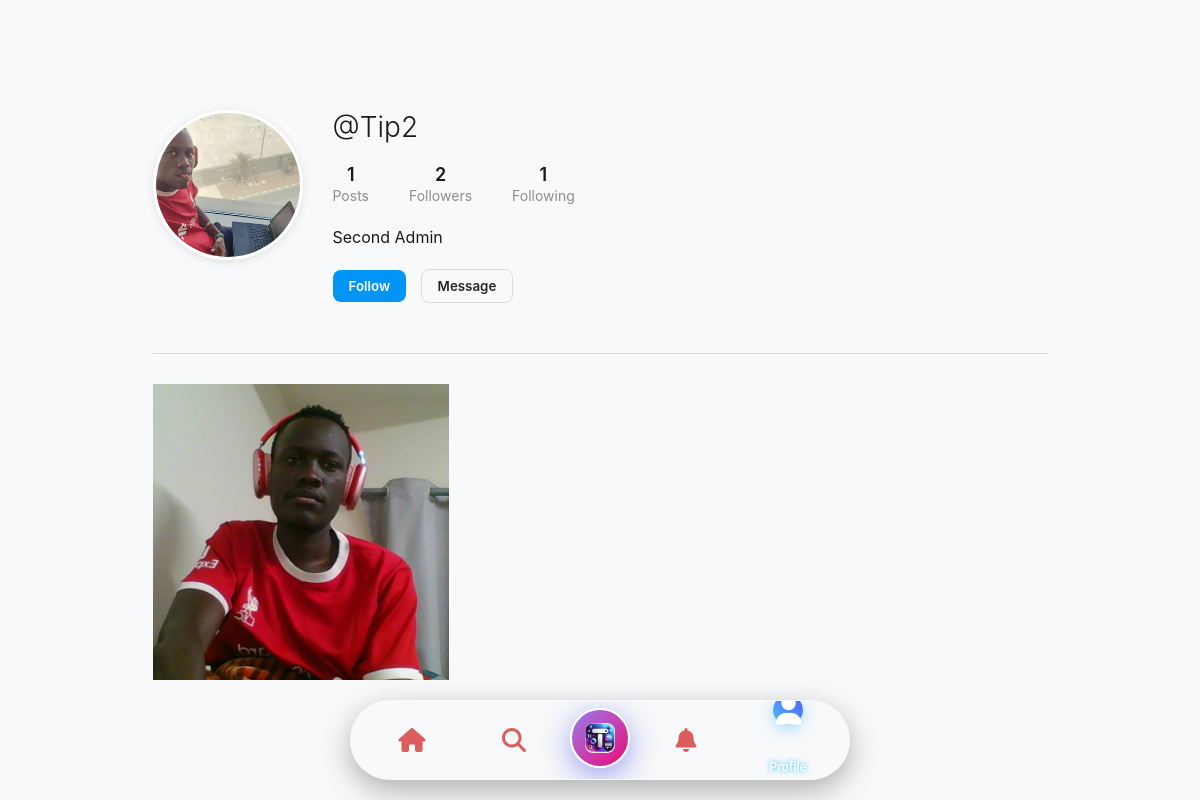
Before: /profile/Tip2/ (signed in) with the older database file.
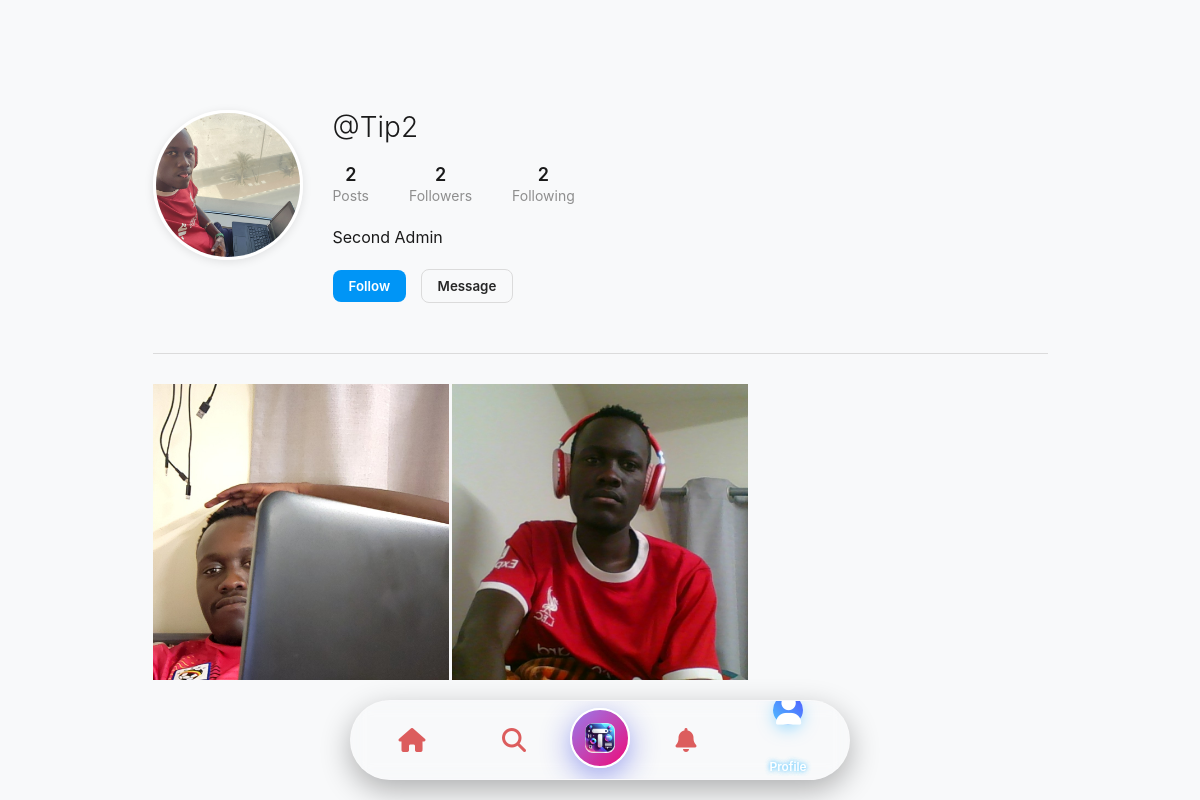
After: the same page with the newer database file.
### welcome/models.py (models this page shows, shortened)
class Profile(models.Model):
    user = models.OneToOneField(User, on_delete=models.CASCADE)
    bio = models.TextField(max_length=500, blank=True)
    profile_picture = models.ImageField(
        upload_to='profile_pictures/',
        default='profile_pictures/default_profile.jpg'
    )
    image = models.ImageField(
        upload_to='profile_pictures/',
        default='profile_pictures/default_profile.jpg'
    )
    follows = models.ManyToManyField(
        'self',
        related_name='followed_by',
        symmetrical=False,
        blank=True
    )

class Post(models.Model):
    CONTENT_TYPES = (
        ('image', 'Image'),
        ('video', 'Video'),
    )
    user = models.ForeignKey(User, on_delete=models.CASCADE, related_name='posts')
    content_type = models.CharField(max_length=10, choices=CONTENT_TYPES)
    media_file = models.FileField(upload_to=user_directory_path)
    caption = models.TextField(max_length=500, blank=True)
    hashtags = models.ManyToManyField('Hashtag', blank=True)
    mentions = models.ManyToManyField(User, related_name='mentioned_in', blank=True)
    location = models.CharField(max_length=100, blank=True)
    created_at = models.DateTimeField(auto_now_add=True)
    views = models.PositiveIntegerField(default=0)
    score = models.FloatField(default=0)  # For algorithmic ranking
    class Meta:
        ordering = ['-created_at']

### welcome/views.py (the view)
# urls.py: path('profile/<str:username>/', views.profile_view, name='profile'),
@login_required
@login_required
def profile_view(request, username):
    user = get_object_or_404(User, username=username)
    profile = get_object_or_404(Profile, user=user)
    if not profile.profile_picture:
        profile.profile_picture = 'profile_pictures/default_profile.jpg'
        profile.save()
    posts = Post.objects.filter(user=user).order_by('-created_at')
    context = {
        'user': user,
        'profile': profile,
        'profile_picture': profile.profile_picture.url if profile.profile_picture else None,
        'posts_count': posts.count(),
        'followers_count': profile.followed_by.count(),
        'following_count': profile.follows.count(),
        'likes_count': Like.objects.filter(post__user=user).count(),
        'posts': posts[:12],  # Limit to 12 posts
    }
    return render(request, 'profile.html', context)

### welcome/templates/profile.html (shortened to what this page needs)
{% include '_navbar.html' %}
{% load static %}
<!DOCTYPE html>
<html lang="en">
<head>
    <link rel="stylesheet" href="https://cdnjs.cloudflare.com/ajax/libs/font-awesome/6.4.0/css/all.min.css">
</head>
<body>
    <div class="profile-container">
        <div class="profile-header">
            <div class="profile-pic-container">
                {% if profile.profile_picture %}
                    <img src="{{ profile.profile_picture.url }}" alt="@{{ user.username }}" class="profile-pic">
                {% else %}
                    <img src="{% static 'images/default_profile.jpg' %}" alt="Default profile" class="profile-pic">
                {% endif %}
            </div>
            <div class="profile-info">
                <h1 class="username">@{{ user.username }}</h1>
                <div class="profile-stats">
                    <div class="stat">
                        <span class="stat-number">{{ posts_count }}</span>
                        <span class="stat-label">Posts</span>
                    </div>
                    <div class="stat">
                        <span class="stat-number">{{ followers_count }}</span>
                        <span class="stat-label">Followers</span>
                    </div>
                    <div class="stat">
                        <span class="stat-number">{{ following_count }}</span>
                        <span class="stat-label">Following</span>
                    </div>
                </div>
                <p class="bio">{{ profile.bio|default:"No bio yet" }}</p>
                <div class="action-buttons">
                    {% if request.user == user %}
                        <button class="btn btn-outline" onclick="window.location.href='{% url 'edit-profile' %}'">
                            Edit Profile
                        </button>
                    {% else %}
                        <button class="btn btn-primary" id="followBtn" data-user-id="{{ user.id }}">
                            {% if is_following %}Following{% else %}Follow{% endif %}
                        </button>
                        <button class="btn btn-outline" id="messageBtn" data-user-id="{{ user.id }}" data-username="{{ user.username }}">
                            Message
                        </button>
                    {% endif %}
                </div>
            </div>
        </div>
        <div class="posts-grid">
            {% for post in posts %}
                <div class="post-item">
                    {% if post.content_type == 'image' %}
                        <img src="{{ post.media_file.url }}" alt="Post by @{{ user.username }}">
                    {% else %}
                        <video controls>
                            <source src="{{ post.media_file.url }}" type="video/mp4">
                        </video>
                    {% endif %}
                </div>
            {% empty %}
                <div class="no-posts">
                    <i class="fas fa-camera"></i>
                    <h3>No Posts Yet</h3>
                    <p>When {{ user.username }} shares photos or videos, they'll appear here.</p>
                </div>
            {% endfor %}
        </div>
    </div>
</body>
</html>

### welcome/templates/_navbar.html (shortened to what this page needs)
{% load static %}
<!DOCTYPE html>
<html lang="en">
<head>
  <link rel="stylesheet" href="https://cdnjs.cloudflare.com/ajax/libs/font-awesome/6.4.0/css/all.min.css">
</head>
<body>
  <nav class="curved-nav-bar">
    <a href="{% url 'feed' %}" class="nav-item {% if request.path == '/' or 'feed' in request.path %}active{% endif %}">
        <div class="nav-icon-container">
            <i class="fas fa-home nav-icon"></i>
        </div>
    </a>
     <a href="{% url 'friends' %}" class="nav-item {% if 'friends' in request.path %}active{% endif %}">
       <div class="nav-icon-container">
            <i class="fas fa-search nav-icon"></i>
      </div>
    </a>
    <div class="nav-center-spacer">
        <a href="{% url 'upload_page' %}" class="nav-upload-btn custom-upload-btn">
            <img src="{% static 'img/logo_t.png' %}" alt="Post" style="width: 30px; height: 30px;">
        </a>
    </div>
    <a href="{% url 'notification-list' %}" class="nav-item {% if 'notifications' in request.path %}active{% endif %}">
        <div class="nav-icon-container">
            <i class="fas fa-bell nav-icon"></i>
        </div>
    </a>
    <a href="{% url 'profile' username=request.user.username %}" class="nav-item {% if 'profile' in request.path %}active{% endif %}">
        <div class="nav-icon-container">
            <i class="fas fa-user nav-icon"></i>
        </div>
        <span class="nav-label">Profile</span>
        {% if 'profile' in request.path %}<span class="nav-label">Profile</span>{% endif %}
    </a>
  </nav>
</body>
</html>

### welcome/templates/_navbar.html (style rules this page uses)
* { margin: 0; padding: 0; box-sizing: border-box; font-family: 'Segoe UI', Tahoma, Geneva, Verdana, sans-serif; }
.curved-nav-bar { position: fixed; bottom: 20px; left: 50%; transform: translateX(-50%); width: 95%; max-width: 500px; height: 80px; background: rgba(255, 255, 255, 0.08); backdrop-filter: blur(10px); -webkit-backdrop-filter: blur(10px); border-radius: 40px; display: flex; justify-content: space-around; align-items: center; box-shadow: 0 10px 30px rgba(0, 0, 0, 0.3), inset 0 0 10px rgba(255, 255, 255, 0.05); border: 1px solid rgba(255, 255, 255, 0.1); z-index: 1000; overflow: hidden; padding: 0 10px; }
.curved-nav-bar::before { content: ''; position: absolute; top: -2px; left: -2px; right: -2px; bottom: -2px; background: linear-gradient(45deg, #ff00cc, #00ccff, #00ffcc, #ffcc00, #ff00cc, #00ccff, #00ffcc, #ffcc00); background-size: 400%; border-radius: 42px; z-index: -1; animation: glowing 20s linear infinite; opacity: 0; transition: opacity 0.3s ease; }
.nav-item { display: flex; flex-direction: column; align-items: center; justify-content: center; text-decoration: none; color: rgba(208, 25, 25, 0.7); flex: 1; height: 100%; position: relative; z-index: 2; transition: all 0.3s ease; }
.nav-item.active { color: #ffffff; }
.nav-icon-container { position: relative; width: 30px; height: 30px; display: flex; align-items: center; justify-content: center; border-radius: 50%; transition: all 0.4s cubic-bezier(0.175, 0.885, 0.32, 1.275); }
.nav-item.active .nav-icon-container { background: linear-gradient(45deg, #4fc0ff, #4f5bff); box-shadow: 0 5px 15px rgba(79, 192, 255, 0.5); transform: translateY(-30px); }
.nav-icon { font-size: 1.5rem; transition: all 0.3s ease; }
.nav-item.active .nav-icon { transform: scale(1.2); color: #ffffff; }
.nav-label { position: absolute; font-size: 0.75rem; font-weight: 500; bottom: 15px; opacity: 0; transition: all 0.4s cubic-bezier(0.175, 0.885, 0.32, 1.275); color: #ffffff; text-shadow: 0 0 5px rgba(79, 192, 255, 0.8); }
.nav-item.active .nav-label { opacity: 6; transform: translateY(10px); }
.nav-center-spacer { position: relative; width: 70px; height: 100%; display: flex; justify-content: center; }
.nav-upload-btn { position: absolute; bottom: 25px; width: 60px; height: 60px; background: linear-gradient(135deg, #0095f6, #0064e0); border-radius: 50%; display: flex; align-items: center; justify-content: center; box-shadow: 0 5px 20px rgba(0, 149, 246, 0.4); transition: all 0.3s cubic-bezier(0.175, 0.885, 0.32, 1.275); z-index: 1001; border: none; cursor: pointer; }
.nav-upload-btn img { width: 30px; height: 30px; transition: transform 0.3s ease; }
.custom-upload-btn { background: linear-gradient(135deg, #3d07df84, #ee0979) !important; border: 2px solid #fff; box-shadow: 0 8px 30px rgba(28, 44, 220, 0.441); width: 60px; height: 60px; display: flex; align-items: center; position: 50px; margin-bottom: -14px; }

### welcome/templates/profile.html (style rules this page uses)
* { margin: 0; padding: 0; box-sizing: border-box; font-family: -apple-system, BlinkMacSystemFont, 'Segoe UI', Roboto, sans-serif; }
body { background: #f8f9fa; color: #1a1a1a; padding-top: 60px; }
.profile-container { max-width: 935px; margin: 0 auto; padding: 20px; }
.profile-header { display: flex; padding: 30px 0; border-bottom: 1px solid #dbdbdb; }
.profile-pic-container { flex: 0 0 150px; text-align: center; }
.profile-pic { width: 150px; height: 150px; border-radius: 50%; object-fit: cover; border: 3px solid white; box-shadow: 0 2px 10px rgba(0, 0, 0, 0.1); }
.profile-info { flex: 1; padding: 0 30px; }
.username { font-size: 28px; font-weight: 300; margin-bottom: 12px; }
.profile-stats { display: flex; margin: 20px 0; }
.stat { margin-right: 40px; text-align: center; }
.stat-number { display: block; font-size: 18px; font-weight: 600; }
.stat-label { font-size: 14px; color: #8e8e8e; }
.bio { margin: 15px 0; line-height: 1.5; font-size: 16px; }
.action-buttons { margin: 20px 0; }
.btn { padding: 8px 16px; border-radius: 8px; font-weight: 600; cursor: pointer; margin-right: 10px; transition: all 0.2s ease; }
.btn-primary { background: #0095f6; color: white; border: none; }
.btn-outline { background: transparent; border: 1px solid #dbdbdb; color: #262626; }
.posts-grid { display: grid; grid-template-columns: repeat(3, 1fr); gap: 3px; margin-top: 30px; }
.post-item { position: relative; aspect-ratio: 1/1; overflow: hidden; }
.post-item img, .post-item video { width: 100%; height: 100%; object-fit: cover; }

Changed rows visible on the page:
added Post: media_file (picture)
Other visible differences:
{{ posts_count }}: "1" → "2"
{{ following_count }}: "1" → "2"
